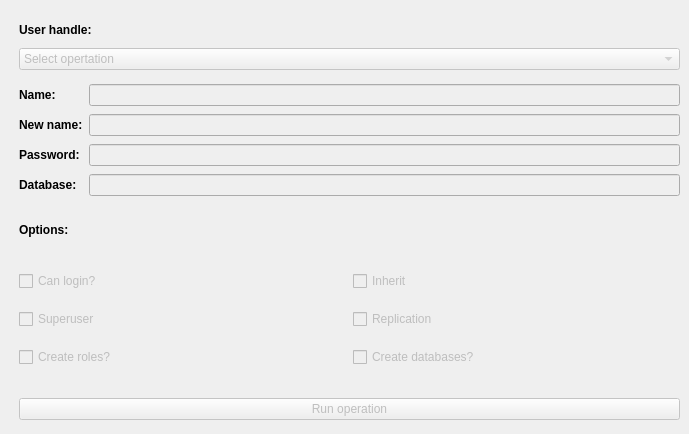
    <widget class="QWidget" name="userTab">
     <attribute name="title">
      <string>User Management</string>
     </attribute>
     <widget class="QWidget" name="gridLayoutWidget_5">
      <property name="geometry">
       <rect>
        <x>19</x>
        <y>82</y>
        <width>661</width>
        <height>120</height>
       </rect>
      </property>
      <layout class="QGridLayout" name="gridLayout_5">
       <item row="3" column="0">
        <widget class="QLabel" name="label_5">
         <property name="text">
          <string>&lt;html&gt;&lt;head/&gt;&lt;body&gt;&lt;p&gt;&lt;span style=&quot; font-weight:600;&quot;&gt;Database:&lt;/span&gt;&lt;/p&gt;&lt;/body&gt;&lt;/html&gt;</string>
         </property>
        </widget>
       </item>
       <item row="0" column="0">
        <widget class="QLabel" name="label_13">
         <property name="enabled">
          <bool>true</bool>
         </property>
         <property name="text">
          <string>&lt;html&gt;&lt;head/&gt;&lt;body&gt;&lt;p&gt;&lt;span style=&quot; font-weight:600;&quot;&gt;Name:&lt;/span&gt;&lt;/p&gt;&lt;/body&gt;&lt;/html&gt;</string>
         </property>
        </widget>
       </item>
       <item row="0" column="2">
        <widget class="QLineEdit" name="userName">
         <property name="enabled">
          <bool>false</bool>
         </property>
         <property name="toolTip">
          <string>Enter user name</string>
         </property>
        </widget>
       </item>
       <item row="2" column="0">
        <widget class="QLabel" name="label_14">
         <property name="enabled">
          <bool>true</bool>
         </property>
         <property name="text">
          <string>&lt;html&gt;&lt;head/&gt;&lt;body&gt;&lt;p&gt;&lt;span style=&quot; font-weight:600;&quot;&gt;Password:&lt;/span&gt;&lt;/p&gt;&lt;/body&gt;&lt;/html&gt;</string>
         </property>
        </widget>
       </item>
       <item row="3" column="2">
        <widget class="QLineEdit" name="userDB">
         <property name="enabled">
          <bool>false</bool>
         </property>
         <property name="toolTip">
          <string>Enter database name to grant user permissions on it</string>
         </property>
        </widget>
       </item>
       <item row="2" column="2">
        <widget class="QLineEdit" name="userPass">
         <property name="enabled">
          <bool>false</bool>
         </property>
         <property name="toolTip">
          <string>Enter user password</string>
         </property>
         <property name="echoMode">
          <enum>QLineEdit::Password</enum>
         </property>
        </widget>
       </item>
       <item row="1" column="0">
        <widget class="QLabel" name="label_58">
         <property name="text">
          <string>&lt;html&gt;&lt;head/&gt;&lt;body&gt;&lt;p&gt;&lt;span style=&quot; font-weight:600;&quot;&gt;New name:&lt;/span&gt;&lt;/p&gt;&lt;/body&gt;&lt;/html&gt;</string>
         </property>
        </widget>
       </item>
       <item row="1" column="2">
        <widget class="QLineEdit" name="lineEdit">
         <property name="enabled">
          <bool>false</bool>
         </property>
        </widget>
       </item>
      </layout>
     </widget>
     <widget class="QWidget" name="verticalLayoutWidget_8">
      <property name="geometry">
       <rect>
        <x>19</x>
        <y>210</y>
        <width>661</width>
        <height>41</height>
       </rect>
      </property>
      <layout class="QVBoxLayout" name="verticalLayout_8">
       <item>
        <widget class="QLabel" name="label_15">
         <property name="text">
          <string>&lt;html&gt;&lt;head/&gt;&lt;body&gt;&lt;p&gt;&lt;span style=&quot; font-weight:600;&quot;&gt;Options:&lt;/span&gt;&lt;/p&gt;&lt;/body&gt;&lt;/html&gt;</string>
         </property>
        </widget>
       </item>
      </layout>
     </widget>
     <widget class="QWidget" name="gridLayoutWidget_6">
      <property name="geometry">
       <rect>
        <x>19</x>
        <y>259</y>
        <width>661</width>
        <height>121</height>
       </rect>
      </property>
      <layout class="QGridLayout" name="gridLayout_6">
       <item row="1" column="0">
        <widget class="QCheckBox" name="cbSuper">
         <property name="enabled">
          <bool>false</bool>
         </property>
         <property name="cursor">
          <cursorShape>PointingHandCursor</cursorShape>
         </property>
         <property name="toolTip">
          <string>The user is superuser</string>
         </property>
         <property name="text">
          <string>Superuser</string>
         </property>
        </widget>
       </item>
       <item row="0" column="0">
        <widget class="QCheckBox" name="cbLogin">
         <property name="enabled">
          <bool>false</bool>
         </property>
         <property name="cursor">
          <cursorShape>PointingHandCursor</cursorShape>
         </property>
         <property name="toolTip">
          <string>The user can login</string>
         </property>
         <property name="text">
          <string>Can login?</string>
         </property>
         <property name="checkable">
          <bool>true</bool>
         </property>
         <property name="checked">
          <bool>false</bool>
         </property>
        </widget>
       </item>
       <item row="2" column="0">
        <widget class="QCheckBox" name="cbRole">
         <property name="enabled">
          <bool>false</bool>
         </property>
         <property name="cursor">
          <cursorShape>PointingHandCursor</cursorShape>
         </property>
         <property name="toolTip">
          <string>User can create roles</string>
         </property>
         <property name="text">
          <string>Create roles?</string>
         </property>
        </widget>
       </item>
       <item row="0" column="1">
        <widget class="QCheckBox" name="cbInherit">
         <property name="enabled">
          <bool>false</bool>
         </property>
         <property name="cursor">
          <cursorShape>PointingHandCursor</cursorShape>
         </property>
         <property name="toolTip">
          <string>Inherit from parent role</string>
         </property>
         <property name="text">
          <string>Inherit</string>
         </property>
        </widget>
       </item>
       <item row="1" column="1">
        <widget class="QCheckBox" name="cbReplication">
         <property name="enabled">
          <bool>false</bool>
         </property>
         <property name="cursor">
          <cursorShape>PointingHandCursor</cursorShape>
         </property>
         <property name="toolTip">
          <string>Replicated role</string>
         </property>
         <property name="text">
          <string>Replication</string>
         </property>
        </widget>
       </item>
       <item row="2" column="1">
        <widget class="QCheckBox" name="cbDB">
         <property name="enabled">
          <bool>false</bool>
         </property>
         <property name="cursor">
          <cursorShape>PointingHandCursor</cursorShape>
         </property>
         <property name="toolTip">
          <string>User can create databases</string>
         </property>
         <property name="text">
          <string>Create databases?</string>
         </property>
        </widget>
       </item>
      </layout>
     </widget>
     <widget class="QWidget" name="horizontalLayoutWidget">
      <property name="geometry">
       <rect>
        <x>19</x>
        <y>394</y>
        <width>661</width>
        <height>31</height>
       </rect>
      </property>
      <layout class="QHBoxLayout" name="horizontalLayout">
       <item>
        <widget class="QPushButton" name="userExecute">
         <property name="enabled">
          <bool>false</bool>
         </property>
         <property name="toolTip">
          <string>Run the query from above selections</string>
         </property>
         <property name="text">
          <string>Run operation</string>
         </property>
        </widget>
       </item>
      </layout>
     </widget>
     <widget class="QWidget" name="gridLayoutWidget_4">
      <property name="geometry">
       <rect>
        <x>19</x>
        <y>19</y>
        <width>661</width>
        <height>51</height>
       </rect>
      </property>
      <layout class="QGridLayout" name="gridLayout_4">
       <item row="1" column="0">
        <widget class="QComboBox" name="userOptions">
         <property name="enabled">
          <bool>false</bool>
         </property>
         <property name="toolTip">
          <string>Select operation to perform on user</string>
         </property>
         <item>
          <property name="text">
           <string>Select opertation</string>
          </property>
         </item>
         <item>
          <property name="text">
           <string>Create new user</string>
          </property>
         </item>
         <item>
          <property name="text">
           <string>Edit user</string>
          </property>
         </item>
         <item>
          <property name="text">
           <string>Grant access to database</string>
          </property>
         </item>
         <item>
          <property name="text">
           <string>Revoke permissions</string>
          </property>
         </item>
         <item>
          <property name="text">
           <string>Delete user</string>
          </property>
         </item>
        </widget>
       </item>
       <item row="0" column="0">
        <widget class="QLabel" name="label_11">
         <property name="text">
          <string>&lt;html&gt;&lt;head/&gt;&lt;body&gt;&lt;p&gt;&lt;span style=&quot; font-weight:600;&quot;&gt;User handle:&lt;/span&gt;&lt;/p&gt;&lt;/body&gt;&lt;/html&gt;</string>
         </property>
        </widget>
       </item>
      </layout>
     </widget>
    </widget>
